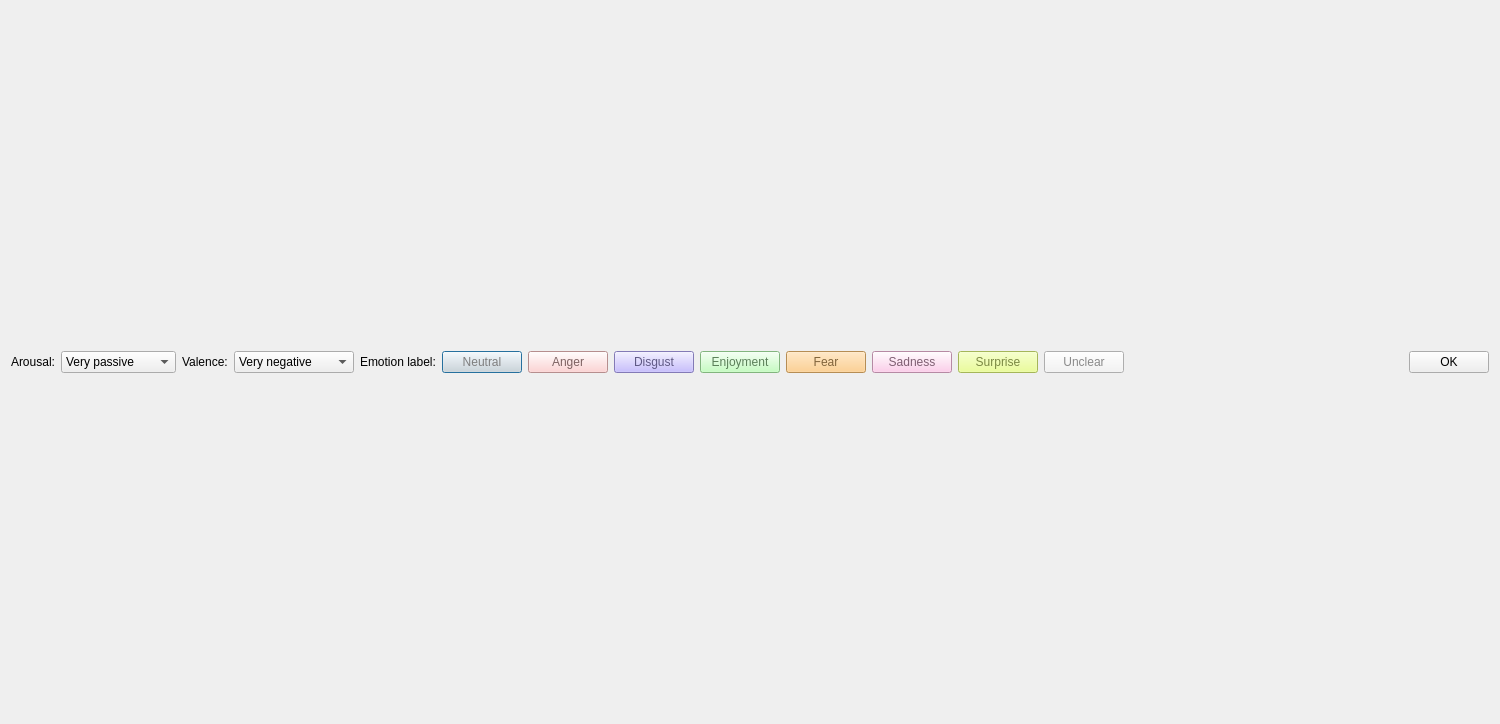
<?xml version="1.0" encoding="UTF-8"?>
<ui version="4.0">
 <class>exampleDialog</class>
 <widget class="QDialog" name="exampleDialog">
  <property name="windowModality">
   <enum>Qt::ApplicationModal</enum>
  </property>
  <property name="geometry">
   <rect>
    <x>0</x>
    <y>0</y>
    <width>1500</width>
    <height>724</height>
   </rect>
  </property>
  <property name="sizePolicy">
   <sizepolicy hsizetype="MinimumExpanding" vsizetype="MinimumExpanding">
    <horstretch>0</horstretch>
    <verstretch>0</verstretch>
   </sizepolicy>
  </property>
  <property name="minimumSize">
   <size>
    <width>1250</width>
    <height>662</height>
   </size>
  </property>
  <property name="windowTitle">
   <string>Dialog</string>
  </property>
  <layout class="QVBoxLayout" name="verticalLayout">
   <item>
    <layout class="QGridLayout" name="gridLayout">
     <property name="sizeConstraint">
      <enum>QLayout::SetDefaultConstraint</enum>
     </property>
    </layout>
   </item>
   <item>
    <layout class="QHBoxLayout">
     <property name="spacing">
      <number>6</number>
     </property>
     <property name="sizeConstraint">
      <enum>QLayout::SetMinimumSize</enum>
     </property>
     <property name="leftMargin">
      <number>0</number>
     </property>
     <property name="topMargin">
      <number>0</number>
     </property>
     <property name="rightMargin">
      <number>0</number>
     </property>
     <property name="bottomMargin">
      <number>0</number>
     </property>
     <item>
      <widget class="QLabel" name="arousalLb">
       <property name="text">
        <string>Arousal:</string>
       </property>
      </widget>
     </item>
     <item>
      <widget class="QComboBox" name="arousalCB">
       <item>
        <property name="text">
         <string>Very passive</string>
        </property>
       </item>
       <item>
        <property name="text">
         <string>Slightly passive</string>
        </property>
       </item>
       <item>
        <property name="text">
         <string>Neutral</string>
        </property>
       </item>
       <item>
        <property name="text">
         <string>Slightly active</string>
        </property>
       </item>
       <item>
        <property name="text">
         <string>Very active</string>
        </property>
       </item>
      </widget>
     </item>
     <item>
      <widget class="QLabel" name="valenceLb">
       <property name="text">
        <string>Valence:</string>
       </property>
      </widget>
     </item>
     <item>
      <widget class="QComboBox" name="valenceCB">
       <item>
        <property name="text">
         <string>Very negative</string>
        </property>
       </item>
       <item>
        <property name="text">
         <string>Slightly negative</string>
        </property>
       </item>
       <item>
        <property name="text">
         <string>Neutral</string>
        </property>
       </item>
       <item>
        <property name="text">
         <string>Slightly positive</string>
        </property>
       </item>
       <item>
        <property name="text">
         <string>Very positive</string>
        </property>
       </item>
      </widget>
     </item>
     <item>
      <widget class="QLabel" name="labelLb">
       <property name="text">
        <string>Emotion label:</string>
       </property>
      </widget>
     </item>
     <item>
      <widget class="QPushButton" name="l0">
       <property name="sizePolicy">
        <sizepolicy hsizetype="Preferred" vsizetype="Preferred">
         <horstretch>0</horstretch>
         <verstretch>0</verstretch>
        </sizepolicy>
       </property>
       <property name="minimumSize">
        <size>
         <width>75</width>
         <height>0</height>
        </size>
       </property>
       <property name="styleSheet">
        <string notr="true">QPushButton {
	color:rgb(126, 126, 126);
	background-color:rgb(222, 222, 222);
}
QPushButton:checked {
	font:bold;
	font-size:7pt;
	color:rgb(0, 0, 0);
	border-top: 2px inset rgb(129, 129, 129);
	border-left: 2px inset rgb(129, 129, 129);
	border-bottom: 1px inset rgb(248, 248, 248);
	border-right: 1px inset rgb(248, 248, 248);
}
</string>
       </property>
       <property name="text">
        <string>Neutral</string>
       </property>
       <property name="checkable">
        <bool>true</bool>
       </property>
      </widget>
     </item>
     <item>
      <widget class="QPushButton" name="l1">
       <property name="sizePolicy">
        <sizepolicy hsizetype="Preferred" vsizetype="Preferred">
         <horstretch>0</horstretch>
         <verstretch>0</verstretch>
        </sizepolicy>
       </property>
       <property name="minimumSize">
        <size>
         <width>75</width>
         <height>0</height>
        </size>
       </property>
       <property name="styleSheet">
        <string notr="true">QPushButton {
	color:rgb(125, 98, 98);
	background-color:rgb(255, 199, 199);
}
QPushButton:checked {
	font:bold;
	font-size:7pt;
	color:rgb(0, 0, 0);
	border-top: 2px inset rgb(129, 129, 129);
	border-left: 2px inset rgb(129, 129, 129);
	border-bottom: 1px inset rgb(248, 248, 248);
	border-right: 1px inset rgb(248, 248, 248);
}
</string>
       </property>
       <property name="text">
        <string>Anger</string>
       </property>
       <property name="checkable">
        <bool>true</bool>
       </property>
      </widget>
     </item>
     <item>
      <widget class="QPushButton" name="l2">
       <property name="sizePolicy">
        <sizepolicy hsizetype="Preferred" vsizetype="Preferred">
         <horstretch>0</horstretch>
         <verstretch>0</verstretch>
        </sizepolicy>
       </property>
       <property name="minimumSize">
        <size>
         <width>75</width>
         <height>0</height>
        </size>
       </property>
       <property name="styleSheet">
        <string notr="true">QPushButton {
	color:rgb(95, 89, 132);
	background-color:rgb(184, 171, 255);
}
QPushButton:checked {
	font:bold;
	font-size:7pt;
	color:rgb(0, 0, 0);
	border-top: 2px inset rgb(129, 129, 129);
	border-left: 2px inset rgb(129, 129, 129);
	border-bottom: 1px inset rgb(248, 248, 248);
	border-right: 1px inset rgb(248, 248, 248);
}</string>
       </property>
       <property name="text">
        <string>Disgust</string>
       </property>
       <property name="checkable">
        <bool>true</bool>
       </property>
      </widget>
     </item>
     <item>
      <widget class="QPushButton" name="l3">
       <property name="sizePolicy">
        <sizepolicy hsizetype="Preferred" vsizetype="Preferred">
         <horstretch>0</horstretch>
         <verstretch>0</verstretch>
        </sizepolicy>
       </property>
       <property name="minimumSize">
        <size>
         <width>75</width>
         <height>0</height>
        </size>
       </property>
       <property name="styleSheet">
        <string notr="true">QPushButton {
	color:rgb(91, 127, 89);
	background-color:rgb(182, 253, 177);
}
QPushButton:checked {
	font:bold;
	font-size:7pt;
	color:rgb(0, 0, 0);
	border-top: 2px inset rgb(129, 129, 129);
	border-left: 2px inset rgb(129, 129, 129);
	border-bottom: 1px inset rgb(248, 248, 248);
	border-right: 1px inset rgb(248, 248, 248);
}</string>
       </property>
       <property name="text">
        <string>Enjoyment</string>
       </property>
       <property name="checkable">
        <bool>true</bool>
       </property>
      </widget>
     </item>
     <item>
      <widget class="QPushButton" name="l4">
       <property name="sizePolicy">
        <sizepolicy hsizetype="Preferred" vsizetype="Preferred">
         <horstretch>0</horstretch>
         <verstretch>0</verstretch>
        </sizepolicy>
       </property>
       <property name="minimumSize">
        <size>
         <width>75</width>
         <height>0</height>
        </size>
       </property>
       <property name="styleSheet">
        <string notr="true">QPushButton {
	color:rgb(129, 100, 59);
	background-color:rgb(255, 198, 117);
}
QPushButton:checked {
	font:bold;
	font-size:7pt;
	color:rgb(0, 0, 0);
	border-top: 2px inset rgb(129, 129, 129);
	border-left: 2px inset rgb(129, 129, 129);
	border-bottom: 1px inset rgb(248, 248, 248);
	border-right: 1px inset rgb(248, 248, 248);
}</string>
       </property>
       <property name="text">
        <string>Fear</string>
       </property>
       <property name="checkable">
        <bool>true</bool>
       </property>
      </widget>
     </item>
     <item>
      <widget class="QPushButton" name="l5">
       <property name="sizePolicy">
        <sizepolicy hsizetype="Preferred" vsizetype="Preferred">
         <horstretch>0</horstretch>
         <verstretch>0</verstretch>
        </sizepolicy>
       </property>
       <property name="minimumSize">
        <size>
         <width>75</width>
         <height>0</height>
        </size>
       </property>
       <property name="styleSheet">
        <string notr="true">QPushButton {
	color:rgb(126, 95, 114);
	background-color:rgb(255, 193, 230);
}
QPushButton:checked {
	font:bold;
	font-size:7pt;
	color:rgb(0, 0, 0);
	border-top: 2px inset rgb(129, 129, 129);
	border-left: 2px inset rgb(129, 129, 129);
	border-bottom: 1px inset rgb(248, 248, 248);
	border-right: 1px inset rgb(248, 248, 248);
}</string>
       </property>
       <property name="text">
        <string>Sadness</string>
       </property>
       <property name="checkable">
        <bool>true</bool>
       </property>
      </widget>
     </item>
     <item>
      <widget class="QPushButton" name="l6">
       <property name="sizePolicy">
        <sizepolicy hsizetype="Preferred" vsizetype="Preferred">
         <horstretch>0</horstretch>
         <verstretch>0</verstretch>
        </sizepolicy>
       </property>
       <property name="minimumSize">
        <size>
         <width>75</width>
         <height>0</height>
        </size>
       </property>
       <property name="styleSheet">
        <string notr="true">QPushButton {
	color:rgb(123, 136, 67);
	background-color:rgb(231, 255, 125);
}
QPushButton:checked {
	font:bold;
	font-size:7pt;
	color:rgb(0, 0, 0);
	border-top: 2px inset rgb(129, 129, 129);
	border-left: 2px inset rgb(129, 129, 129);
	border-bottom: 1px inset rgb(248, 248, 248);
	border-right: 1px inset rgb(248, 248, 248);
}</string>
       </property>
       <property name="text">
        <string>Surprise</string>
       </property>
       <property name="checkable">
        <bool>true</bool>
       </property>
      </widget>
     </item>
     <item>
      <widget class="QPushButton" name="l7">
       <property name="sizePolicy">
        <sizepolicy hsizetype="Preferred" vsizetype="Preferred">
         <horstretch>0</horstretch>
         <verstretch>0</verstretch>
        </sizepolicy>
       </property>
       <property name="minimumSize">
        <size>
         <width>75</width>
         <height>0</height>
        </size>
       </property>
       <property name="styleSheet">
        <string notr="true">QPushButton {
	color:rgb(138, 138, 138);
	background-color:rgb(244, 244, 244);
}
QPushButton:checked {
	font:bold;
	font-size:7pt;
	color:rgb(0, 0, 0);
	border-top: 2px inset rgb(129, 129, 129);
	border-left: 2px inset rgb(129, 129, 129);
	border-bottom: 1px inset rgb(248, 248, 248);
	border-right: 1px inset rgb(248, 248, 248);
}</string>
       </property>
       <property name="text">
        <string>Unclear</string>
       </property>
       <property name="checkable">
        <bool>true</bool>
       </property>
      </widget>
     </item>
     <item>
      <spacer name="horizontalSpacer">
       <property name="orientation">
        <enum>Qt::Horizontal</enum>
       </property>
       <property name="sizeHint" stdset="0">
        <size>
         <width>40</width>
         <height>20</height>
        </size>
       </property>
      </spacer>
     </item>
     <item>
      <widget class="QPushButton" name="okButton">
       <property name="sizePolicy">
        <sizepolicy hsizetype="Fixed" vsizetype="Fixed">
         <horstretch>0</horstretch>
         <verstretch>0</verstretch>
        </sizepolicy>
       </property>
       <property name="text">
        <string>OK</string>
       </property>
      </widget>
     </item>
    </layout>
   </item>
  </layout>
 </widget>
 <resources/>
 <connections>
  <connection>
   <sender>okButton</sender>
   <signal>clicked()</signal>
   <receiver>exampleDialog</receiver>
   <slot>accept()</slot>
   <hints>
    <hint type="sourcelabel">
     <x>278</x>
     <y>253</y>
    </hint>
    <hint type="destinationlabel">
     <x>96</x>
     <y>254</y>
    </hint>
   </hints>
  </connection>
 </connections>
</ui>
